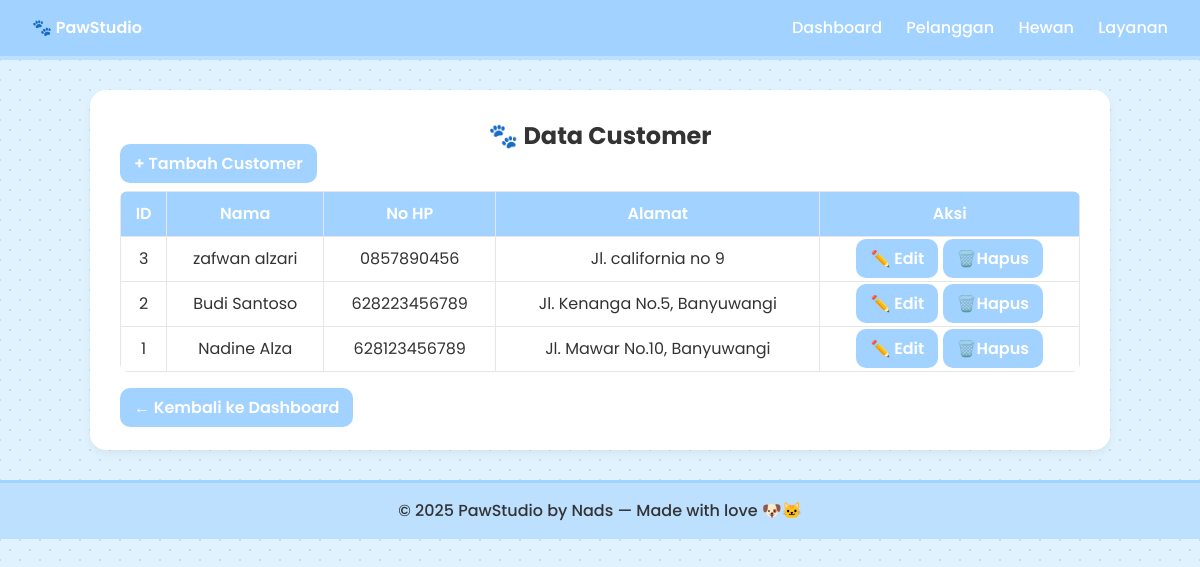
The app's page /customers/customers.php with its own data.
### tables this page shows
CREATE TABLE IF NOT EXISTS `customers` (
  `id` int NOT NULL AUTO_INCREMENT,
  `name` varchar(100) NOT NULL,
  `phone` varchar(20) DEFAULT NULL,
  `address` text,
  PRIMARY KEY (`id`)
);

### customers/customers.php (the view)
<?php
include '../assets/header.php';
include '../koneksi.php';
$result = $conn->query("SELECT * FROM customers ORDER BY id DESC");
?>
<h2 class="text-2xl font-bold text-center">🐾 Data Customer</h2>
<a href="tambah_customer.php" class="button">+ Tambah Customer</a>
<table>
  <tr>
    <th>ID</th>
    <th>Nama</th>
    <th>No HP</th>
    <th>Alamat</th>
    <th>Aksi</th>
  </tr>
  <?php while ($row = $result->fetch_assoc()): ?>
    <tr>
      <td><?= $row['id'] ?></td>
      <td><?= htmlspecialchars($row['name']) ?></td>
      <td><?= htmlspecialchars($row['phone']) ?></td>
      <td><?= htmlspecialchars($row['address']) ?></td>
      <td>
        <a href="edit_customer.php?id=<?= $row['id'] ?>" class="button"> ✏️ Edit</a>
        <a href="hapus_customer.php?id=<?= $row['id'] ?>" class="button" onclick="return confirm('Yakin hapus data ini?')">🗑️Hapus</a>
      </td>
    </tr>
  <?php endwhile; ?>
</table>
<br>
<a href="../index.php" class="button">← Kembali ke Dashboard</a>
<?php include '../assets/footer.php'; ?>

### assets/header.php (shortened to what this page needs)
<!DOCTYPE html>
<html lang="id">
<head>
  <script src="https://cdn.tailwindcss.com"></script>
  <?php
    $cssPath = file_exists('assets/style.css') ? 'assets/style.css' : '../assets/style.css';
  ?>
  <link rel="stylesheet" href="<?= $cssPath ?>">
</head>
<body>
  <header class="navbar">
    <h1>🐾 PawStudio</h1>
    <nav>
      <a href="<?= (file_exists('index.php') ? 'index.php' : '../index.php') ?>">Dashboard</a>
      <a href="<?= (file_exists('customers/customers.php') ? 'customers/customers.php' : '../customers/customers.php') ?>">Pelanggan</a>
      <a href="<?= (file_exists('pets/pets.php') ? 'pets/pets.php' : '../pets/pets.php') ?>">Hewan</a>
      <a href="<?= (file_exists('services/services.php') ? 'services/services.php' : '../services/services.php') ?>">Layanan</a>
    </nav>
  </header>
  <main class="content">

### assets/footer.php
  </main>
  <footer class="footer">
    <p>© 2025 PawStudio by Nads — Made with love 🐶🐱</p>
  </footer>
</body>
</html>

### assets/style.css (style rules this page uses)
body { font-family: 'Poppins', sans-serif; margin: 0; padding: 0; background-color: #E0F2FE; background-image: radial-gradient(#BFDBFE 1px, transparent 1px), radial-gradient(#BFDBFE 1px, transparent 1px); background-size: 20px 20px; background-position: 0 0, 10px 10px; color: #333; position: relative; overflow-x: hidden; }
body::after { content: "🐾 🐾 🐾"; font-size: 2rem; opacity: 0.1; position: fixed; bottom: 10%; right: 5%; pointer-events: none; transform: rotate(-15deg); }
.navbar { background-color: #a2d2ff; color: white; padding: 1rem 2rem; display: flex; justify-content: space-between; align-items: center; border-bottom: 4px solid #bde0fe; position: sticky; top: 0; z-index: 1000; }
.navbar h1 { margin: 0; font-weight: 600; }
.navbar a { color: white; text-decoration: none; margin-left: 20px; font-weight: 500; transition: 0.3s; }
.content { background: #ffffff; border-radius: 16px; padding: 30px; margin: 30px auto; width: 85%; box-shadow: 0 4px 10px rgba(0,0,0,0.05); position: relative; z-index: 1; }
a.button, button { background-color: #a2d2ff; color: white; padding: 8px 14px; border-radius: 10px; text-decoration: none; font-weight: 600; transition: all 0.3s ease; border: none; }
table { width: 100%; border-collapse: collapse; margin-top: 15px; border-radius: 8px; overflow: hidden; }
th, td { border: 1px solid #e6e6e6; padding: 10px; text-align: center; background-color: white; }
th { background-color: #a2d2ff; color: white; font-weight: 600; }
tr:nth-child(even) { background-color: #f6f9ff; }
button, .button { background-color: #a2d2ff; color: white; padding: 10px 15px; border: none; border-radius: 10px; cursor: pointer; transition: background-color 0.3s; }
.footer { text-align: center; padding: 1rem; background-color: #bde0fe; color: #333; border-top: 3px solid #a2d2ff; font-weight: 500; }

### records on screen
customers: id "3", name "zafwan alzari", phone "0857890456", address "Jl. california no 9"
customers: id "2", name "Budi Santoso", phone "628223456789", address "Jl. Kenanga No.5, Banyuwangi"
customers: id "1", name "Nadine Alza", phone "628123456789", address "Jl. Mawar No.10, Banyuwangi"
